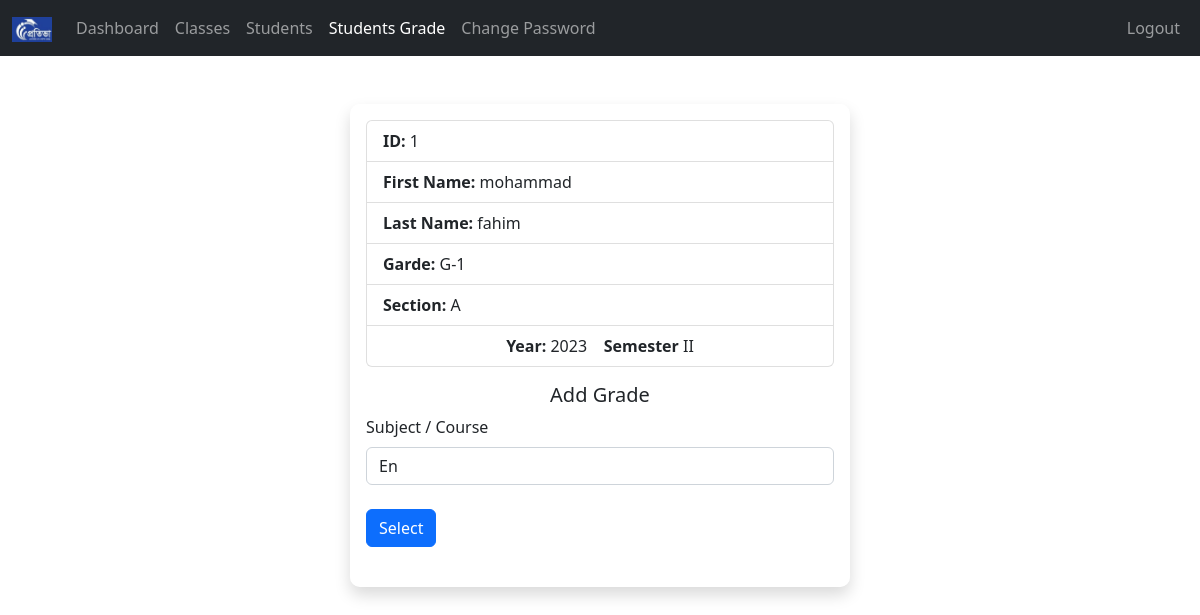
The app's page /Teacher/student-grade.php?student_id=1 (signed in) with its own data.
### tables this page shows
CREATE TABLE `students` (
  `student_id` int(11) NOT NULL,
  `username` varchar(127) NOT NULL,
  `password` varchar(255) NOT NULL,
  `fname` varchar(127) NOT NULL,
  `lname` varchar(255) NOT NULL,
  `grade` int(11) NOT NULL,
  `section` int(11) NOT NULL,
  `address` varchar(31) NOT NULL,
  `gender` varchar(7) NOT NULL,
  `email_address` varchar(255) NOT NULL,
  `date_of_birth` date NOT NULL,
  `date_of_joined` timestamp NULL DEFAULT current_timestamp(),
  `parent_fname` varchar(127) NOT NULL,
  `parent_lname` varchar(127) NOT NULL,
  `parent_phone_number` varchar(31) NOT NULL
);

CREATE TABLE `grades` (
  `grade_id` int(11) NOT NULL,
  `grade` varchar(31) NOT NULL,
  `grade_code` varchar(7) NOT NULL
);

CREATE TABLE `section` (
  `section_id` int(11) NOT NULL,
  `section` varchar(7) NOT NULL
);

CREATE TABLE `setting` (
  `id` int(11) NOT NULL,
  `current_year` int(11) NOT NULL,
  `current_semester` varchar(11) NOT NULL,
  `school_name` varchar(100) NOT NULL,
  `slogan` varchar(300) NOT NULL,
  `about` text NOT NULL
);

### Teacher/data/student.php (called while the page is built, shortened)
<?php
function getStudentById($id, $conn){
   $sql = "SELECT * FROM students
           WHERE student_id=?";
   $stmt = $conn->prepare($sql);
   $stmt->execute([$id]);
   if ($stmt->rowCount() == 1) {
     $student = $stmt->fetch();
     return $student;
   }else {
    return 0;
   }
}

### Teacher/data/setting.php (called while the page is built)
<?php
function getSetting($conn){
   $sql = "SELECT * FROM setting";
   $stmt = $conn->prepare($sql);
   $stmt->execute();
   if ($stmt->rowCount() == 1) {
     $settings = $stmt->fetch();
     return $settings;
   }else {
    return 0;
   }
}

### Teacher/data/subject.php (called while the page is built, shortened)
<?php
function getSubjectByGrade($grade, $conn){
   $sql = "SELECT * FROM subjects
           WHERE grade=?";
   $stmt = $conn->prepare($sql);
   $stmt->execute([$grade]);
   if ($stmt->rowCount() > 0) {
     $subject = $stmt->fetchAll();
     return $subject;
   }else {
    return 0;
   }
}
 ?>

### Teacher/data/teacher.php (called while the page is built)
<?php
function getTeacherById($teacher_id, $conn){
   $sql = "SELECT * FROM teachers
           WHERE teacher_id=?";
   $stmt = $conn->prepare($sql);
   $stmt->execute([$teacher_id]);
   if ($stmt->rowCount() == 1) {
     $teacher = $stmt->fetch();
     return $teacher;
   }else {
    return 0;
   }
}

### Teacher/data/grade.php (called while the page is built, shortened)
<?php
function getGradeById($grade_id, $conn){
   $sql = "SELECT * FROM grades
           WHERE grade_id=?";
   $stmt = $conn->prepare($sql);
   $stmt->execute([$grade_id]);
   if ($stmt->rowCount() == 1) {
     $grade = $stmt->fetch();
     return $grade;
   }else {
    return 0;
   }
}

### Teacher/data/section.php (called while the page is built, shortened)
<?php
function getSectioById($section_id, $conn){
   $sql = "SELECT * FROM section
           WHERE section_id=?";
   $stmt = $conn->prepare($sql);
   $stmt->execute([$section_id]);
   if ($stmt->rowCount() == 1) {
     $section = $stmt->fetch();
     return $section;
   }else {
    return 0;
   }
}

### Teacher/student-grade.php (the view, shortened to what this page needs)
<?php
if (isset($_SESSION['teacher_id']) &&
    isset($_SESSION['role'])) {
    if ($_SESSION['role'] == 'Teacher') {
       include "../DB_connection.php";
       include "data/student.php";
       include "data/grade.php";
       include "data/class.php";
       include "data/section.php";
       include "data/setting.php";
       include "data/subject.php";
       include "data/teacher.php";
       $student_id = $_GET['student_id'];
       $student = getStudentById($student_id, $conn);
       $setting = getSetting($conn);
       $subjects = getSubjectByGrade($student['grade'], $conn);
       $teacher_id = $_SESSION['teacher_id'];
       $teacher = getTeacherById($teacher_id, $conn);
       $teacher_subjects = str_split(trim($teacher['subjects']));
       $ssubject_id = 0;
 ?>
<!DOCTYPE html>
<html lang="en">
<head>
	<link rel="stylesheet" href="https://cdn.jsdelivr.net/npm/bootstrap@5.2.0/dist/css/bootstrap.min.css">
	<link rel="stylesheet" href="../css/style.css">
  <link rel="stylesheet" href="https://cdnjs.cloudflare.com/ajax/libs/font-awesome/4.7.0/css/font-awesome.min.css">
</head>
<body>
    <?php
    include "inc/navbar.php";
        if ($student != 0 && $setting !=0 && $subjects !=0 && $teacher_subjects != 0) {
     ?>
     <div class="d-flex align-items-center flex-column"><br><br>
        <div class="login shadow p-3">
        <form method="post"
              action="">
            <div class="mb-3">
                <ul class="list-group">
                    <li class="list-group-item"><b>ID: </b> <?php echo $student['student_id'] ?></li>
                  <li class="list-group-item"><b>First Name: </b> <?php echo $student['fname'] ?></li>
                  <li class="list-group-item"><b>Last Name: </b> <?php echo $student['lname'] ?></li>
                  <li class="list-group-item"><b>Garde: </b>
                    <?php  $g = getGradeById($student['grade'], $conn);
                        echo $g['grade_code'].'-'.$g['grade'];
                    ?>
                  </li>
                  <li class="list-group-item"><b>Section: </b>
                    <?php  $s = getSectioById($student['section'], $conn);
                        echo $s['section'];
                    ?>
                  </li>
                  <li class="list-group-item text-center"><b>Year: </b> <?php echo $setting['current_year']; ?> &nbsp;&nbsp;&nbsp;<b>Semester</b> <?php echo $setting['current_semester']; ?></li>
                </ul>
            </div>
            <h5 class="text-center">Add Grade</h5>
         <label class="form-label">Subject / Course</label>
            <select class="form-control"
                    name="ssubject_id">
                    <?php foreach($subjects as $subject){
                        foreach($teacher_subjects as $teacher_subject){
                            if($subject['subject_id'] == $teacher_subject){ ?>
                       <option <?php if($ssubject_id == $subject['subject_id']){echo "selected";} ?>
                           value="<?php echo $subject['subject_id'] ?>">
                        <?php echo $subject['subject_code'] ?></option>
                    <?php }   }
                        } ?>
            </select><br>
            <button type="submit" class="btn btn-primary">Select</button><br><br>
        </form>
        </div>
        </div>
     <?php
         }else{
            header("Location: students.php");
            exit;
         }
     ?>
</body>
</html>
<?php
  }else {
    header("Location: ../login.php");
    exit;
  }
}else {
	header("Location: ../login.php");
	exit;
}
?>

### css/style.css (style rules this page uses)
.login { max-width: 500px; width: 90%; background: rgba(255,255,255, 0.5); padding: 10px; border-radius: 10px; }

### records on screen
students: student_id "1", fname "mohammad", lname "fahim"
grades: grade_code "G", grade "1"
section: section "A"
setting: current_year "2023", current_semester "II"

### other values on screen
form field ssubject_id "En"
